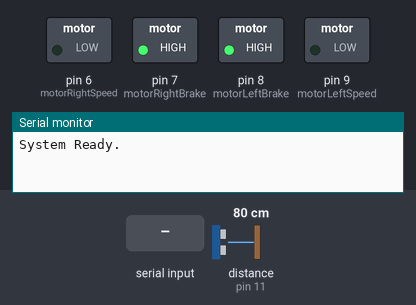
This sketch was run on a simulated Arduino Leonardo, built with avr-gcc and run on an emulated ATmega32U4. On the bench: switched loads named in the sketch (green lamp = pin HIGH), the last lines printed to the serial monitor. Wiring (inferred from the names in the program): ultrasonic range finder: trigger pin 12; echo pin 11. The test bench sets the inputs (shaded band); at power-on: distance to the obstacle (sensor on pin 11) 80 cm. The echo pulse lasts 58.3 µs per cm; pins used as bus, display or sensor lines are not drawn.

Above: at 1.3 s.
1.4 s: "1" received over the second serial link
At 2.0 s:
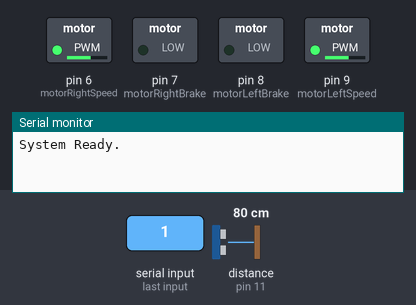
2.9 s: "V90\n" received over the second serial link
At 3.3 s:
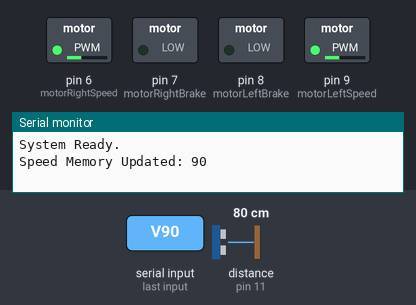
4.4 s: "V,45\n" received over the second serial link
At 5.6 s:
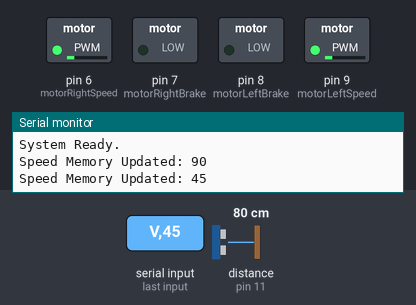
5.9 s: "2" received over the second serial link
At 6.7 s:
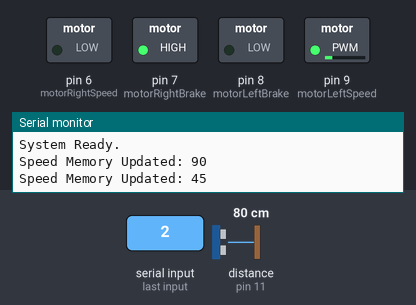
7.4 s: "V" received over the second serial link
At 8.5 s:
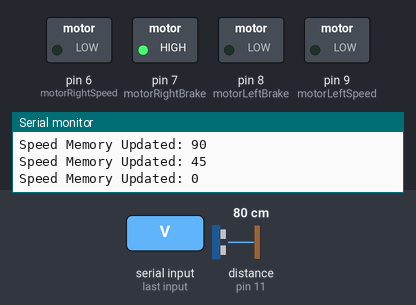
8.9 s: "4" received over the second serial link
At 10.2 s:
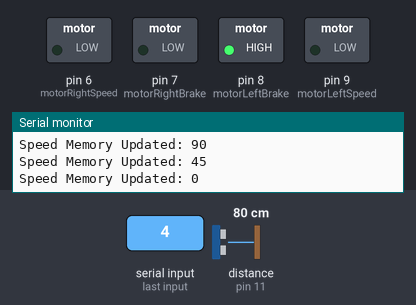
Timing chart, 0 to 11.4 s (numbered marks = the images above; inputs shaded):
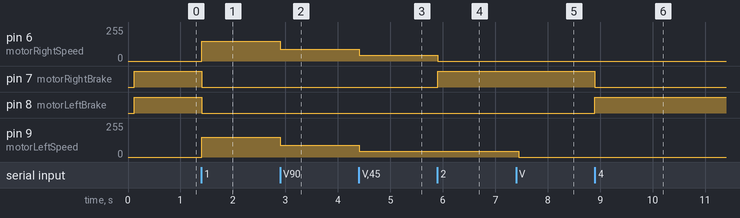

Measured:
- after the input at 1.4 s, pin 6 (motorRightSpeed), pin 9 (motorLeftSpeed): 0/255 → 150/255 at once; pin 7 (motorRightBrake), pin 8 (motorLeftBrake): HIGH → LOW at once
- after the input at 2.9 s, pin 6 (motorRightSpeed), pin 9 (motorLeftSpeed): 150/255 → 90/255 at once
- after the input at 4.4 s, pin 6 (motorRightSpeed), pin 9 (motorLeftSpeed): 90/255 → 45/255 at once
- after the input at 5.9 s, pin 6 (motorRightSpeed): 45/255 → 0/255 at once; pin 7 (motorRightBrake): LOW → HIGH at once
- after the input at 7.4 s, pin 9 (motorLeftSpeed): 45/255 → 0/255 after 0.05 s
- after the input at 8.9 s, pin 7 (motorRightBrake): HIGH → LOW at once; pin 8 (motorLeftBrake): LOW → HIGH at once

The sketch:

sketch_jan20a.ino
```cpp
// ==========================================
//   RC ROBOT (MEGA): MEMORY SPEED + SAFETY
// ==========================================

// --- 1. MOTOR PINS ---
// Left Motor
const int motorLeftSpeed = 9;   // PWM Pin
const int motorLeftBrake = 8;   // Brake Pin

// Right Motor
const int motorRightSpeed = 6;  // PWM Pin
const int motorRightBrake = 7;  // Brake Pin

// --- 2. SENSOR PINS ---
const int trigPin = 12;
const int echoPin = 11;

// --- 3. VARIABLES ---
const int safetyDistance = 20;  // Stop if closer than 20cm
int currentSpeed = 150;         // Stores your speed (Default 150)
char command = '0';             // Stores the button you are pressing

// App Update Timer
long lastTime = 0;
const int updateInterval = 200;

void setup() {
  // 1. Start Serial Connections
  Serial.begin(9600);    // For USB Cable (Debugging)
  Serial1.begin(9600);   // For Bluetooth (Pins 18 & 19)
  Serial1.setTimeout(50); // Fast reading for text box

  // 2. Init Motor Pins
  pinMode(motorLeftSpeed, OUTPUT);
  pinMode(motorLeftBrake, OUTPUT);
  pinMode(motorRightSpeed, OUTPUT);
  pinMode(motorRightBrake, OUTPUT);

  // 3. Init Sensor Pins
  pinMode(trigPin, OUTPUT);
  pinMode(echoPin, INPUT);

  // 4. Build App Interface (Keuwlsoft)
  Serial1.println("*.kwl");
  Serial1.println("clear_panel()");
  Serial1.println("set_grid_size(16,10)");

  // Direction Pad (ID: 1,2,3,4,0)
  Serial1.println("add_4way_pad(11,2,1,2,3,4,0,0,,)");

  // Speed Input Box (ID: V)
  // When you type a number, it sends "V" followed by the number
  Serial1.println("add_send_box(2,2,8,V,,Type Speed (0-255))");

  // Distance Display (ID: L)
  Serial1.println("add_text_box(2,7,6,L,Distance,255,255,255,)");

  Serial1.println("run()");
  Serial1.println("*");

  Serial.println("System Ready.");
}

void loop() {
  // ==========================================
  // STEP 1: READ ULTRASONIC SENSOR
  // ==========================================
  long duration, distance;
  digitalWrite(trigPin, LOW);
  delayMicroseconds(2);
  digitalWrite(trigPin, HIGH);
  delayMicroseconds(10);
  digitalWrite(trigPin, LOW);

  duration = pulseIn(echoPin, HIGH);
  distance = (duration / 2) / 29.1; // Convert to cm

  // ==========================================
  // STEP 2: READ BLUETOOTH COMMANDS
  // ==========================================
  if (Serial1.available() > 0) {
    char data = Serial1.peek();

    // --- CASE A: NEW SPEED ENTERED ---
    if (data == 'V') {
       Serial1.read(); // Remove 'V'
       int val = Serial1.parseInt(); // Read the number

       // Clean buffer
       while(Serial1.available() > 0 && !isAlphaNumeric(Serial1.peek())) {
         Serial1.read();
       }

       // Update the global speed memory
       currentSpeed = constrain(val, 0, 255);

       Serial.print("Speed Memory Updated: ");
       Serial.println(currentSpeed);
    }

    // --- CASE B: DIRECTION BUTTONS ---
    else if (data == '1' || data == '2' || data == '3' || data == '4' || data == '0') {
      command = Serial1.read();
    }
    else {
      Serial1.read(); // Clear junk
    }
  }

  // ==========================================
  // STEP 3: CONTROL LOGIC (The "Brain")
  // ==========================================

  // CHECK: Is the user pressing FORWARD ('1') AND is there an Obstacle?
  if (command == '1' && distance > 0 && distance < safetyDistance) {

    // !!! OBSTACLE DETECTED !!!
    // 1. Force PWM to 0
    // 2. Engage Brakes
    // Note: We do NOT change 'currentSpeed', so it remembers it.
    stopMotors();

    // Optional debug message
    // Serial.println("BLOCKED! PWM forced to 0.");
  }
  else {
    // !!! PATH CLEAR !!!
    // Resume using 'currentSpeed'
    switch (command) {
      case '1': // Forward
        moveForward(currentSpeed);
        break;

      case '4': // Left
        turnLeft(currentSpeed);
        break;

      case '2': // Right
        turnRight(currentSpeed);
        break;

      case '3': // Down (Manual Stop)
        stopMotors();
        break;

      case '0': // Released (Auto Stop)
        stopMotors();
        break;
    }
  }

  // ==========================================
  // STEP 4: UPDATE APP DISTANCE
  // ==========================================
  if (millis() - lastTime > updateInterval) {
    lastTime = millis();
    Serial1.print("*L");
    Serial1.print(distance);
    Serial1.print(" cm*");
  }
}

// ==========================================
// HELPER FUNCTIONS
// ==========================================

void moveForward(int speed) {
  // Release Brakes
  digitalWrite(motorLeftBrake, LOW);
  digitalWrite(motorRightBrake, LOW);

  // Apply the Stored Speed
  analogWrite(motorLeftSpeed, speed);
  analogWrite(motorRightSpeed, speed);
}

void turnLeft(int speed) {
  // Pivot Left
  digitalWrite(motorLeftBrake, HIGH); // Brake Left
  analogWrite(motorLeftSpeed, 0);

  digitalWrite(motorRightBrake, LOW); // Move Right
  analogWrite(motorRightSpeed, speed);
}

void turnRight(int speed) {
  // Pivot Right
  digitalWrite(motorLeftBrake, LOW);  // Move Left
  analogWrite(motorLeftSpeed, speed);

  digitalWrite(motorRightBrake, HIGH); // Brake Right
  analogWrite(motorRightSpeed, 0);
}

void stopMotors() {
  // 1. Set PWM to 0 (Power Cut)
  analogWrite(motorLeftSpeed, 0);
  analogWrite(motorRightSpeed, 0);

  // 2. Set Brake to HIGH (Hard Stop)
  digitalWrite(motorLeftBrake, HIGH);
  digitalWrite(motorRightBrake, HIGH);
}
```
